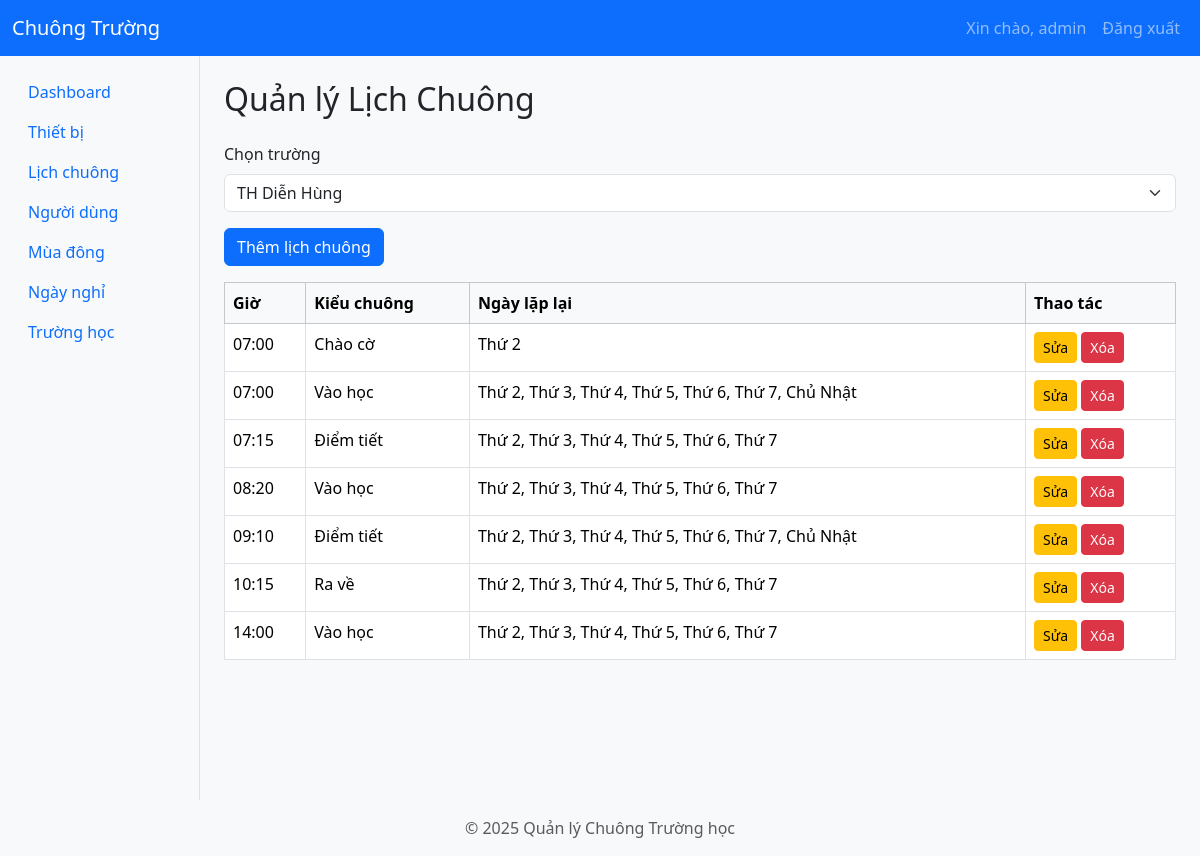
/schedules?school_id=1 (signed in), run on the app's committed database.
### app/models/schedule.py (models this page shows, shortened)
class Schedule(db.Model):
    id = db.Column(db.Integer, primary_key=True)
    school_id = db.Column(db.Integer, db.ForeignKey('schools.id'), nullable=False)  # Corrected table name for foreign key
    profile_id = db.Column(db.Integer, db.ForeignKey('bell_profiles.id'), nullable=True)
    time_point = db.Column(db.Time, nullable=False)  # Điểm thời gian duy nhất thay vì start/end
    day_of_week = db.Column(db.Integer, nullable=False)  # 0 = Thứ Hai, ..., 6 = Chủ Nhật
    bell_type = db.Column(db.String(50), nullable=False)  # Loại chuông (ví dụ: "vào học", "điểm tiết", "ra chơi", "ra về")
    is_summer = db.Column(db.Boolean, default=False)
    school = db.relationship('School', back_populates='schedules')
    profile = db.relationship('BellProfile', back_populates='schedules')

### app/routes/schedule_routes.py (the view, shortened to what this page needs)
@schedule_bp.route('/schedules', methods=['GET'])
@login_required
@school_specific_access
def schedules_page():
    user = session.get('user')
    logging.debug(f"User session data: {user}")
    if not user:
        flash('Không tìm thấy thông tin người dùng!', 'danger')
        return redirect(url_for('auth.login'))
    if user.get('role') == 'admin':
        school_id = request.args.get('school_id')
        logging.debug(f"Admin accessing schedules with school_id: {school_id}")
        schools = School.query.all()
        schedules = []
        if school_id:
            schedules = Schedule.query.filter_by(school_id=school_id).all()
            schedules = sorted(schedules, key=lambda schedule: schedule.time_point)
        return render_template('schedules_admin.html', schedules=schedules, schools=schools, selected_school_id=int(school_id) if school_id else None)
    else:
        logging.warning(f"Unauthorized access attempt by user: {user}")
        flash('Bạn không có quyền truy cập!', 'danger')
        return redirect(url_for('index'))

### app/__init__.py (called while the page is built)
def create_app():
    app = Flask(__name__)
    app.config.from_object('app.config.Config')
    db.init_app(app)
    jwt.init_app(app)
    migrate.init_app(app, db)  # Bind Flask-Migrate to the app and db
    login_manager.init_app(app)  # Initialize Flask-Login
    login_manager.login_view = 'auth.login'  # Set the login view
    @app.context_processor
    def inject_user():
        from flask_login import current_user
        return dict(current_user=current_user)
    from app.utils.jwt_patch import apply_jwt_patch
    apply_jwt_patch()
    from app.routes import register_routes
    register_routes(app)
    def get_day_name(index):
        days = ['Thứ 2', 'Thứ 3', 'Thứ 4', 'Thứ 5', 'Thứ 6', 'Thứ 7', 'Chủ Nhật']
        return days[index]
    app.jinja_env.filters['get_day_name'] = get_day_name
    return app

### app/templates/schedules_admin.html (shortened to what this page needs)
{% extends 'layout.html' %}
{% block content %}
<h2 class="mb-4">Quản lý Lịch Chuông</h2>
<div class="mb-3">
    <label for="schoolSelect" class="form-label">Chọn trường</label>
    <select class="form-select" id="schoolSelect" onchange="location = this.value;">
        {% for school in schools %}
        <option value="/schedules?school_id={{ school.id }}" {% if school.id == selected_school_id %}selected{% endif %}>
            {{ school.name }}
        </option>
        {% endfor %}
    </select>
</div>
<div class="d-flex justify-content-between mb-3">
    <button class="btn btn-primary" data-bs-toggle="modal" data-bs-target="#addScheduleModal">Thêm lịch chuông</button>
</div>
                {% set days = ['Thứ 2', 'Thứ 3', 'Thứ 4', 'Thứ 5', 'Thứ 6', 'Thứ 7', 'Chủ Nhật'] %}
{% if schedules %}
<table class="table table-bordered table-hover">
    <thead class="table-light">
        <tr>
            <th>Giờ</th>
            <th>Kiểu chuông</th>
            <th>Ngày lặp lại</th>
            <th>Thao tác</th>
        </tr>
    </thead>
    <tbody>
        {% set days = ['Thứ 2', 'Thứ 3', 'Thứ 4', 'Thứ 5', 'Thứ 6', 'Thứ 7', 'Chủ Nhật'] %}
        {% for key, group in schedules|groupby(attribute='time_point') %}
        {% for bell_type, items in group|groupby(attribute='bell_type') %}
        <tr>
            <td>{{ key.strftime('%H:%M') }}</td>
            <td>{{ bell_type }}</td>
            <td>
                {% for schedule in items %}
                {{ days[schedule.day_of_week] }}{% if not loop.last %}, {% endif %}
                {% endfor %}
            </td>
            <td>
                <a href="/schedules/edit/{{ items[0].id }}" class="btn btn-sm btn-warning">Sửa</a>
                <a href="/schedules/delete/{{ items[0].id }}?school_id={{ selected_school_id }}" class="btn btn-sm btn-danger" onclick="return confirm('Bạn có chắc muốn xóa?')">Xóa</a>
            </td>
        </tr>
        {% endfor %}
        {% endfor %}
    </tbody>
</table>
{% else %}
<div class="alert alert-info">Chưa có lịch chuông nào cho trường này.</div>
{% endif %}
{% endblock %}

### app/static/css/style.css (style rules this page uses)
body { background-color: #f8f9fa; }

### data on the page
Schedule: strftime "07:00", bell_type "Chào cờ", day_of_week "Thứ 2"
Schedule: bell_type "Vào học", day_of_week "Thứ 2"
Schedule: day_of_week "Thứ 3"
Schedule: day_of_week "Thứ 4"
Schedule: day_of_week "Thứ 5"
Schedule: day_of_week "Thứ 6"
Schedule: day_of_week "Thứ 7"
Schedule: day_of_week "Chủ Nhật"
Schedule: strftime "07:15", bell_type "Điểm tiết", day_of_week "Thứ 2"
Schedule: day_of_week "Thứ 3"
Schedule: day_of_week "Thứ 4"
Schedule: day_of_week "Thứ 5"
Schedule: day_of_week "Thứ 6"
Schedule: day_of_week "Thứ 7"
Schedule: strftime "08:20", bell_type "Vào học", day_of_week "Thứ 2"
Schedule: day_of_week "Thứ 3"
Schedule: day_of_week "Thứ 4"
Schedule: day_of_week "Thứ 5"
Schedule: day_of_week "Thứ 6"
Schedule: day_of_week "Thứ 7"
Schedule: strftime "09:10", bell_type "Điểm tiết", day_of_week "Thứ 2"
Schedule: day_of_week "Thứ 3"
Schedule: day_of_week "Thứ 4"
Schedule: day_of_week "Thứ 5"
Schedule: day_of_week "Thứ 6"
Schedule: day_of_week "Thứ 7"
Schedule: day_of_week "Chủ Nhật"
Schedule: strftime "10:15", bell_type "Ra về", day_of_week "Thứ 2"
Schedule: day_of_week "Thứ 3"
Schedule: day_of_week "Thứ 4"
Schedule: day_of_week "Thứ 5"
Schedule: day_of_week "Thứ 6"
Schedule: day_of_week "Thứ 7"
Schedule: strftime "14:00", bell_type "Vào học", day_of_week "Thứ 2"
Schedule: day_of_week "Thứ 3"
Schedule: day_of_week "Thứ 4"
Schedule: day_of_week "Thứ 5"
Schedule: day_of_week "Thứ 6"
Schedule: day_of_week "Thứ 7"

### other printed values
{{ session['user']['username'] }} "admin"
form field value "TH Diễn Hùng"
